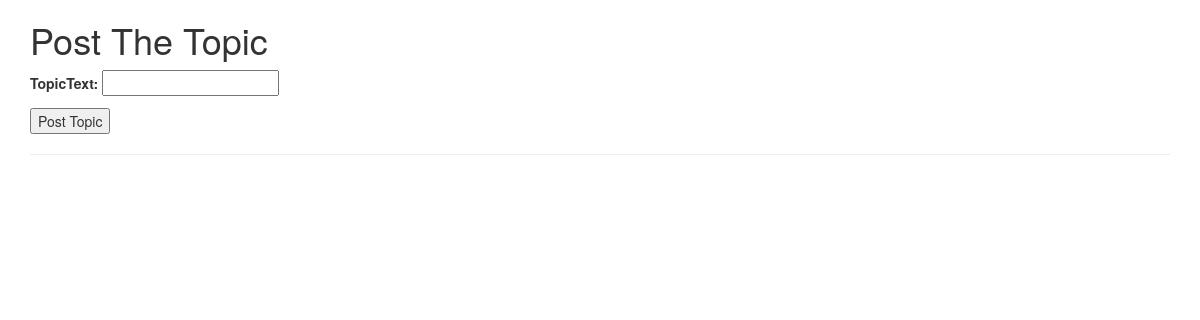
The app's page /postTopic/, older data.
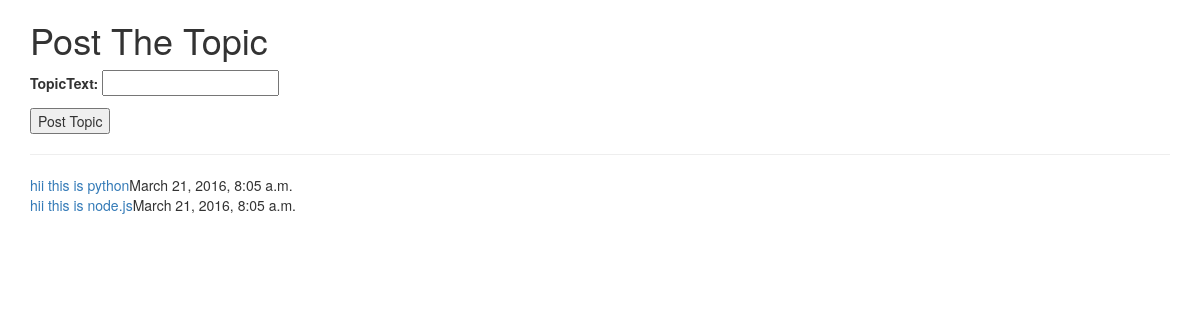
The same page, newer data.
### app/models.py (models this page shows)
class DiscussionTopic(models.Model):
    user = models.ForeignKey('UserInfo')     #user of the post just linking both the tables together
    topicText = models.CharField(max_length = 1000)
    timeStamp = models.DateTimeField()

### app/views.py (the view)
# urls.py: url(r'^postTopic/',postTopic,name='postTopic'),
def postTopic(request):
    if request.method == 'POST':
        form = PostTopic(request.POST)
        if form.is_valid():
            post = form.save(commit = False)
            print request.session['username']
            user = UserInfo.objects.get(username = request.session['username'])
            post.user = user
            post.topicText = request.POST['topicText']
            post.timeStamp = timezone.now()
            post.save()
            return redirect('postTopic')
    else:
        form  = PostTopic()
        topics = DiscussionTopic.objects.all()
    return render(request,'postTopic.html',{'form':form,'topics':topics})

### app/forms.py
class PostTopic(forms.ModelForm):
    class Meta:
        model = DiscussionTopic
        fields = ('topicText',)

### app/templates/postTopic.html
{% extends 'base.html' %}
{% block content %}
    <h1>Post The Topic</h1>
    <form method = 'POST' class='post-form'>{% csrf_token %}
        {{ form.as_p }}
    <input type='submit' name='sub' value='Post Topic' />
    </form>
    <hr/>
    {% for topic in topics %}
        <a href = "/topicDetails/{{ topic.id }}">{{ topic.topicText }}</a>{{ topic.timeStamp }}
        <br/>
    {% endfor %}
{% endblock %}

### templates/base.html (shortened to what this page needs)
<!DOCTYPE html>
  <head>
    {% load bootstrap3 %}
    {% bootstrap_css %}
  </head>
  <body>
   <div class="container">
    {% block content %}
    {% endblock %}
   </div>
  </body>
</html>

Row changes from the older to the newer data that the page shows:
added DiscussionTopic: topicText "hii this is python", timeStamp "March 21, 2016, 8:05 a.m."
added DiscussionTopic: topicText "hii this is node.js", timeStamp "March 21, 2016, 8:05 a.m."
